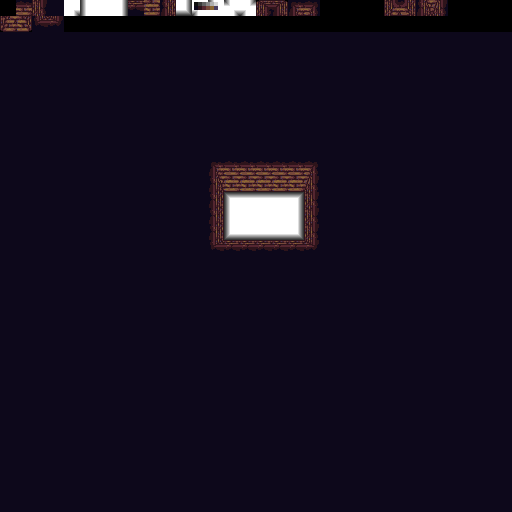

A level layout from a 2D game, rendered from its tile map. Below: a short description, then the map file with its tile-grid data intact:
An orthogonal 32x32 tile map with 16x16 px tiles, 2 tile layers (Ground, Walls), 2 tilesets and 1 object (spawn point).

<map version="1.0" tiledversion="1.0.3" orientation="orthogonal" renderorder="right-down" width="32" height="32" tilewidth="16" tileheight="16" nextobjectid="3">
 <tileset firstgid="1" source="wall_tileset.tsx" />
 <tileset firstgid="65" source="ground_tileset.tsx" />
 <layer name="Ground" width="32" height="32">
  <data encoding="csv">
65,66,67,68,69,70,71,72,73,74,75,76,77,78,79,80,65,65,65,65,65,65,65,65,65,65,65,65,65,65,65,65,
65,65,65,65,65,65,65,65,65,65,65,65,65,65,65,65,65,65,65,65,65,65,65,65,65,65,65,65,65,65,65,65,
65,65,65,65,65,65,65,65,65,65,65,65,65,65,65,65,65,65,65,65,65,65,65,65,65,65,65,65,65,65,65,65,
65,65,65,65,65,65,65,65,65,65,65,65,65,65,65,65,65,65,65,65,65,65,65,65,65,65,65,65,65,65,65,65,
65,65,65,65,65,65,65,65,65,65,65,65,65,65,65,65,65,65,65,65,65,65,65,65,65,65,65,65,65,65,65,65,
65,65,65,65,65,65,65,65,65,65,65,65,65,65,65,65,65,65,65,65,65,65,65,65,65,65,65,65,65,65,65,65,
65,65,65,65,65,65,65,65,65,65,65,65,65,65,65,65,65,65,65,65,65,65,65,65,65,65,65,65,65,65,65,65,
65,65,65,65,65,65,65,65,65,65,65,65,65,65,65,65,65,65,65,65,65,65,65,65,65,65,65,65,65,65,65,65,
65,65,65,65,65,65,65,65,65,65,65,65,65,65,65,65,65,65,65,65,65,65,65,65,65,65,65,65,65,65,65,65,
65,65,65,65,65,65,65,65,65,65,65,65,65,65,65,65,65,65,65,65,65,65,65,65,65,65,65,65,65,65,65,65,
65,65,65,65,65,65,65,65,65,65,65,65,65,65,65,65,65,65,65,65,65,65,65,65,65,65,65,65,65,65,65,65,
65,65,65,65,65,65,65,65,65,65,65,65,65,65,65,65,65,65,65,65,65,65,65,65,65,65,65,65,65,65,65,65,
65,65,65,65,65,65,65,65,65,65,65,65,65,65,66,67,67,67,68,65,65,65,65,65,65,65,65,65,65,65,65,65,
65,65,65,65,65,65,65,65,65,65,65,65,65,65,70,71,71,71,72,65,65,65,65,65,65,65,65,65,65,65,65,65,
65,65,65,65,65,65,65,65,65,65,65,65,65,65,74,75,75,75,76,65,65,65,65,65,65,65,65,65,65,65,65,65,
65,65,65,65,65,65,65,65,65,65,65,65,65,65,65,65,65,65,65,65,65,65,65,65,65,65,65,65,65,65,65,65,
65,65,65,65,65,65,65,65,65,65,65,65,65,65,65,65,65,65,65,65,65,65,65,65,65,65,65,65,65,65,65,65,
65,65,65,65,65,65,65,65,65,65,65,65,65,65,65,65,65,65,65,65,65,65,65,65,65,65,65,65,65,65,65,65,
65,65,65,65,65,65,65,65,65,65,65,65,65,65,65,65,65,65,65,65,65,65,65,65,65,65,65,65,65,65,65,65,
65,65,65,65,65,65,65,65,65,65,65,65,65,65,65,65,65,65,65,65,65,65,65,65,65,65,65,65,65,65,65,65,
65,65,65,65,65,65,65,65,65,65,65,65,65,65,65,65,65,65,65,65,65,65,65,65,65,65,65,65,65,65,65,65,
65,65,65,65,65,65,65,65,65,65,65,65,65,65,65,65,65,65,65,65,65,65,65,65,65,65,65,65,65,65,65,65,
65,65,65,65,65,65,65,65,65,65,65,65,65,65,65,65,65,65,65,65,65,65,65,65,65,65,65,65,65,65,65,65,
65,65,65,65,65,65,65,65,65,65,65,65,65,65,65,65,65,65,65,65,65,65,65,65,65,65,65,65,65,65,65,65,
65,65,65,65,65,65,65,65,65,65,65,65,65,65,65,65,65,65,65,65,65,65,65,65,65,65,65,65,65,65,65,65,
65,65,65,65,65,65,65,65,65,65,65,65,65,65,65,65,65,65,65,65,65,65,65,65,65,65,65,65,65,65,65,65,
65,65,65,65,65,65,65,65,65,65,65,65,65,65,65,65,65,65,65,65,65,65,65,65,65,65,65,65,65,65,65,65,
65,65,65,65,65,65,65,65,65,65,65,65,65,65,65,65,65,65,65,65,65,65,65,65,65,65,65,65,65,65,65,65,
65,65,65,65,65,65,65,65,65,65,65,65,65,65,65,65,65,65,65,65,65,65,65,65,65,65,65,65,65,65,65,65,
65,65,65,65,65,65,65,65,65,65,65,65,65,65,65,65,65,65,65,65,65,65,65,65,65,65,65,65,65,65,65,65,
65,65,65,65,65,65,65,65,65,65,65,65,65,65,65,65,65,65,65,65,65,65,65,65,65,65,65,65,65,65,65,65,
65,65,65,65,65,65,65,65,65,65,65,65,65,65,65,65,65,65,65,65,65,65,65,65,65,65,65,65,65,65,65,65
</data>
 </layer>
 <layer name="Walls" width="32" height="32">
  <data encoding="csv">
1,2,3,4,5,6,7,8,9,10,11,12,13,14,15,16,17,18,19,20,21,22,23,24,25,26,27,28,29,30,31,32,
33,34,35,36,37,38,39,40,41,42,43,44,45,46,47,48,49,50,51,52,53,54,55,56,57,58,59,60,61,62,63,64,
4,4,4,4,4,4,4,4,4,4,4,4,4,4,4,4,4,4,4,4,4,4,4,4,4,4,4,4,4,4,4,4,
4,4,4,4,4,4,4,4,4,4,4,4,4,4,4,4,4,4,4,4,4,4,4,4,4,4,4,4,4,4,4,4,
4,4,4,4,4,4,4,4,4,4,4,4,4,4,4,4,4,4,4,4,4,4,4,4,4,4,4,4,4,4,4,4,
4,4,4,4,4,4,4,4,4,4,4,4,4,4,4,4,4,4,4,4,4,4,4,4,4,4,4,4,4,4,4,4,
4,4,4,4,4,4,4,4,4,4,4,4,4,4,4,4,4,4,4,4,4,4,4,4,4,4,4,4,4,4,4,4,
4,4,4,4,4,4,4,4,4,4,4,4,4,4,4,4,4,4,4,4,4,4,4,4,4,4,4,4,4,4,4,4,
4,4,4,4,4,4,4,4,4,4,4,4,4,4,4,4,4,4,4,4,4,4,4,4,4,4,4,4,4,4,4,4,
4,4,4,4,4,4,4,4,4,4,4,4,4,4,4,4,4,4,4,4,4,4,4,4,4,4,4,4,4,4,4,4,
4,4,4,4,4,4,4,4,4,4,4,4,4,19,2,2,2,2,2,20,4,4,4,4,4,4,4,4,4,4,4,4,
4,4,4,4,4,4,4,4,4,4,4,4,4,27,10,10,10,10,10,28,4,4,4,4,4,4,4,4,4,4,4,4,
4,4,4,4,4,4,4,4,4,4,4,4,4,11,0,0,0,0,0,3,4,4,4,4,4,4,4,4,4,4,4,4,
4,4,4,4,4,4,4,4,4,4,4,4,4,11,0,0,0,0,0,3,4,4,4,4,4,4,4,4,4,4,4,4,
4,4,4,4,4,4,4,4,4,4,4,4,4,11,0,0,0,0,0,3,4,4,4,4,4,4,4,4,4,4,4,4,
4,4,4,4,4,4,4,4,4,4,4,4,4,35,9,9,9,9,9,36,4,4,4,4,4,4,4,4,4,4,4,4,
4,4,4,4,4,4,4,4,4,4,4,4,4,4,4,4,4,4,4,4,4,4,4,4,4,4,4,4,4,4,4,4,
4,4,4,4,4,4,4,4,4,4,4,4,4,4,4,4,4,4,4,4,4,4,4,4,4,4,4,4,4,4,4,4,
4,4,4,4,4,4,4,4,4,4,4,4,4,4,4,4,4,4,4,4,4,4,4,4,4,4,4,4,4,4,4,4,
4,4,4,4,4,4,4,4,4,4,4,4,4,4,4,4,4,4,4,4,4,4,4,4,4,4,4,4,4,4,4,4,
4,4,4,4,4,4,4,4,4,4,4,4,4,4,4,4,4,4,4,4,4,4,4,4,4,4,4,4,4,4,4,4,
4,4,4,4,4,4,4,4,4,4,4,4,4,4,4,4,4,4,4,4,4,4,4,4,4,4,4,4,4,4,4,4,
4,4,4,4,4,4,4,4,4,4,4,4,4,4,4,4,4,4,4,4,4,4,4,4,4,4,4,4,4,4,4,4,
4,4,4,4,4,4,4,4,4,4,4,4,4,4,4,4,4,4,4,4,4,4,4,4,4,4,4,4,4,4,4,4,
4,4,4,4,4,4,4,4,4,4,4,4,4,4,4,4,4,4,4,4,4,4,4,4,4,4,4,4,4,4,4,4,
4,4,4,4,4,4,4,4,4,4,4,4,4,4,4,4,4,4,4,4,4,4,4,4,4,4,4,4,4,4,4,4,
4,4,4,4,4,4,4,4,4,4,4,4,4,4,4,4,4,4,4,4,4,4,4,4,4,4,4,4,4,4,4,4,
4,4,4,4,4,4,4,4,4,4,4,4,4,4,4,4,4,4,4,4,4,4,4,4,4,4,4,4,4,4,4,4,
4,4,4,4,4,4,4,4,4,4,4,4,4,4,4,4,4,4,4,4,4,4,4,4,4,4,4,4,4,4,4,4,
4,4,4,4,4,4,4,4,4,4,4,4,4,4,4,4,4,4,4,4,4,4,4,4,4,4,4,4,4,4,4,4,
4,4,4,4,4,4,4,4,4,4,4,4,4,4,4,4,4,4,4,4,4,4,4,4,4,4,4,4,4,4,4,4,
4,4,4,4,4,4,4,4,4,4,4,4,4,4,4,4,4,4,4,4,4,4,4,4,4,4,4,4,4,4,4,4
</data>
 </layer>
 <objectgroup name="Object Layer 1">
  <object id="1" name="spawn point" type="spawn point" x="256" y="208" width="16" height="16" />
 </objectgroup>
</map>